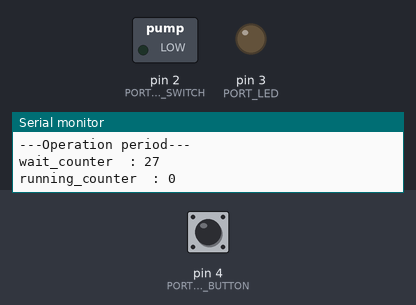
This sketch was run on a simulated Arduino Uno, built with avr-gcc and run on an emulated ATmega328P. Parts: switched loads named in the sketch (green lamp = pin HIGH), output pins drawn as LEDs (lit = HIGH), the last lines printed to the serial monitor. The test bench sets the inputs (shaded band); at power-on: pin 4 (PORT_RUN_BUTTON) HIGH.

Above: at 2.8 s.
2.9 s: pin 4 (PORT_RUN_BUTTON) pulled LOW for 1.2 s
At 3.9 s:
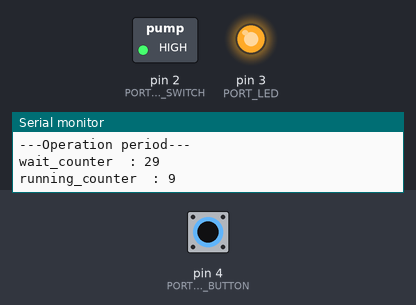
Timing chart, 0 to 5.9 s (numbered marks = the images above; inputs shaded):
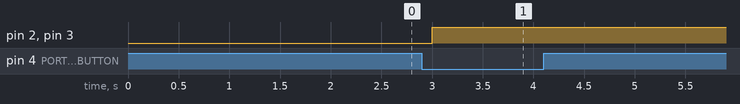

Measured:
- after the input at 2.9 s, pin 2 (PORT_WATER_PUMP_SWITCH), pin 3 (PORT_LED): LOW → HIGH after 0.10 s

The sketch:

water_the_plants.ino
```cpp
// (licence header left out)
// I/O port definitions
#define PORT_WATER_PUMP_SWITCH 2
#define PORT_LED 3
#define PORT_RUN_BUTTON 4


// Planning for water the plants
#define OPERATING_PERIOD_MS 1000 // 1sec
//#define WAIT_TIME (24*60*60UL) // 1day
//#define EXECUTION_TIME (60) //60sec
#define RUNNING_TIME (10) //20sec for test
#define WAIT_TIME (30) // 5 sec for test

unsigned int wait_counter = WAIT_TIME;
unsigned int running_counter = 0;

// Prototype definitions
void water_the_plants(boolean runnning_pump);
void print_status();

void setup() {

  // Serial output for debug
  Serial.begin(115200);

  // initialize ports
  pinMode(PORT_WATER_PUMP_SWITCH, OUTPUT);
  pinMode(PORT_LED, OUTPUT);
  pinMode(PORT_RUN_BUTTON, INPUT_PULLUP);

  // Disable LED
  digitalWrite(PORT_LED, LOW);

}

void loop() {

  // Press RUN button
  if(digitalRead(PORT_RUN_BUTTON) == LOW){
    water_the_plants(true);
    // reset counter
    running_counter = RUNNING_TIME;
    wait_counter = WAIT_TIME;
  }

  // Count down and check the wait counter
  wait_counter--;
  if(wait_counter <= 0){
    water_the_plants(true);
    running_counter = RUNNING_TIME;
    wait_counter = WAIT_TIME;
  }

  // Count down and check the runnning counter
  if(running_counter > 0){
    running_counter--;
    // Enable LED
    digitalWrite(PORT_LED, HIGH);
    if(running_counter == 0){
      running_counter = RUNNING_TIME;
      water_the_plants(false);
      running_counter = 0;
      // Disable LED
      digitalWrite(PORT_LED, LOW);
    }
  }

  // Print system status (for debug)
  print_status();

  // wait for next oparation
  delay(OPERATING_PERIOD_MS);

}

// Water the Plants
void water_the_plants(boolean runnning_pump) {
  if(runnning_pump == true){
     digitalWrite(PORT_WATER_PUMP_SWITCH, HIGH);
  } else {
     digitalWrite(PORT_WATER_PUMP_SWITCH, LOW);
  }
}

// Print system status (for debug)
void print_status() {
  Serial.print("---Operation period---\n");
  Serial.print("wait_counter  : ");
  Serial.print(wait_counter, DEC);
  Serial.print("\n");
  Serial.print("running_counter  : ");
  Serial.print(running_counter, DEC);
  Serial.print("\n");
}
```
